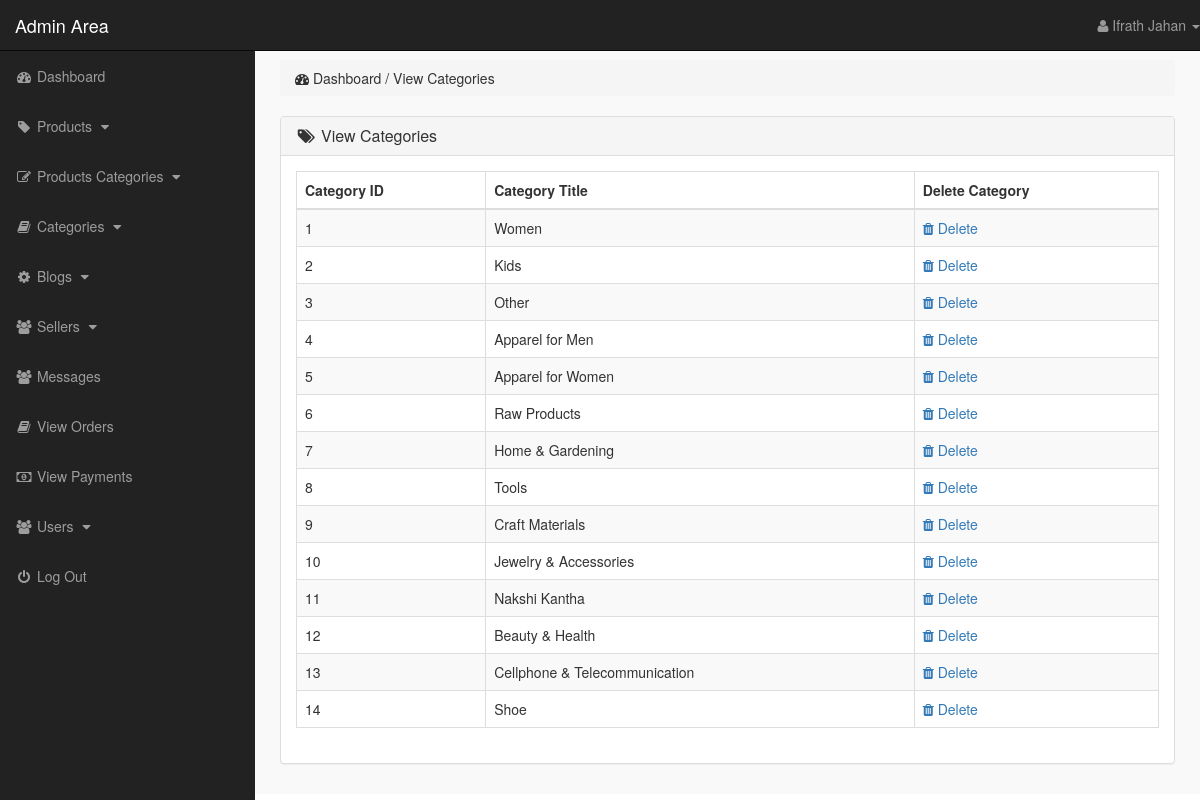
The app's page /admin_area/index.php?view_cats (signed in), older data.
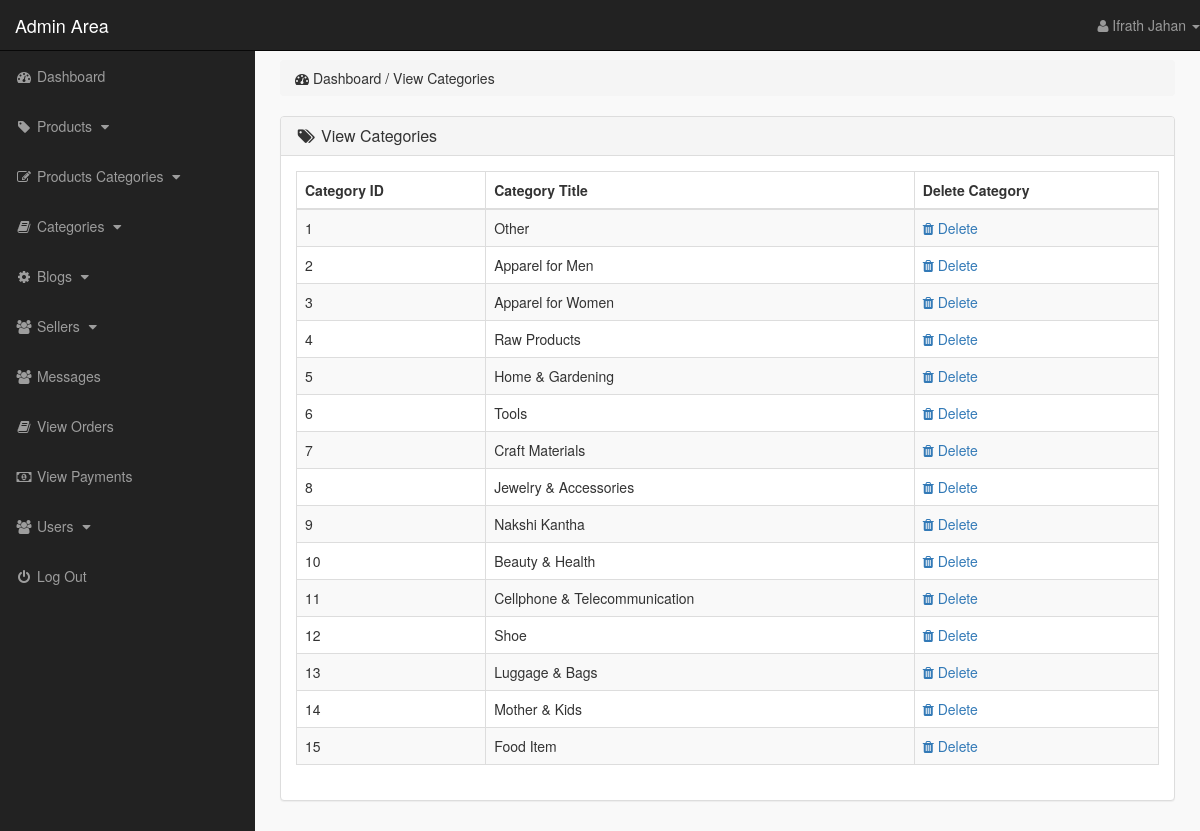
The same page, newer data.
### tables this page shows
CREATE TABLE `categories` (
  `seller` int(111) NOT NULL,
  `cat_id` int(10) NOT NULL,
  `cat_title` text NOT NULL
);

### admin_area/view_cats.php (the view, shortened to what the changed rows need)
<?php
    if(!isset($_SESSION['admin_email'])){
        echo "<script>window.open('login.php','_self')</script>";
    }else{
?>
<div class="row">
    <div class="col-lg-12">
        <div class="panel panel-default">
            <div class="panel-body">
                <div class="table-responsive">
                    <table class="table table-hover table-striped table-bordered">
                        <thead>
                            <tr>
                                <th> Category ID </th>
                                <th> Category Title </th>
                                <th> Delete Category </th>
                            </tr>
                        </thead>
                        <tbody>
                            <?php
                                $i=0;
                                $get_cats = "select * from categories";
                                $run_cats = mysqli_query($con,$get_cats);
                                while($row_cats=mysqli_fetch_array($run_cats)){
                                    $cat_id = $row_cats['cat_id'];
                                    $cat_title = $row_cats['cat_title'];
                                    $i++;
                            ?>
                            <tr>
                                <td> <?php echo $i; ?> </td>
                                <td> <?php echo $cat_title; ?> </td>
                                <td>
                                    <a href="index.php?delete_cat= <?php echo $cat_id; ?> ">
                                        <i class="fa fa-trash"></i> Delete
                                    </a>
                                </td>
                            </tr>
                            <?php } ?>
                        </tbody>
                    </table>
                </div>
            </div>
        </div>
    </div>
</div>
<?php } ?>

### admin_area/includes/sidebar.php (shortened to what the changed rows need)
<?php
    if(!isset($_SESSION['admin_email'])){
        echo "<script>window.open('login.php','_self')</script>";
    }else{
?>
<nav class="navbar navbar-inverse navbar-fixed-top">
    <div class="navbar-header">
        <a href="index.php?dashboard" class="navbar-brand">Admin Area</a>
    </div>
    <ul class="nav navbar-right top-nav">
        <li class="dropdown">
            <a href="#" class="dropdown-toggle" data-toggle="dropdown">
                <i class="fa fa-user"></i> <?php echo $admin_name;  ?> <b class="caret"></b>
            </a>
        </li>
    </ul>
    <div class="collapse navbar-collapse navbar-ex1-collapse">
        <ul class="nav navbar-nav side-nav">
            <li>
                <a href="index.php?dashboard">
                        <i class="fa fa-fw fa-dashboard"></i> Dashboard
                </a>
            </li>
            <li>
                <a href="#" data-toggle="collapse" data-target="#products">
                        <i class="fa fa-fw fa-tag"></i> Products
                        <i class="fa fa-fw fa-caret-down"></i>
                </a>
            </li>
            <li>
                <a href="#" data-toggle="collapse" data-target="#p_cat">
                        <i class="fa fa-fw fa-edit"></i> Products Categories
                        <i class="fa fa-fw fa-caret-down"></i>
                </a>
            </li>
            <li>
                <a href="#" data-toggle="collapse" data-target="#cat">
                        <i class="fa fa-fw fa-book"></i> Categories
                        <i class="fa fa-fw fa-caret-down"></i>
                </a>
            </li>
			<li>
                <a href="#" data-toggle="collapse" data-target="#blogs">
                        <i class="fa fa-fw fa-gear"></i> Blogs
                        <i class="fa fa-fw fa-caret-down"></i>
                </a>
            </li>
            <li>
			    <a href="#" data-toggle="collapse" data-target="#seller">
                        <i class="fa fa-fw fa-users"></i> Sellers
                        <i class="fa fa-fw fa-caret-down"></i>
                </a>
            </li>
            <li>
                <a href="index.php?contact_message">
                    <i class="fa fa-fw fa-users"></i> Messages
                </a>
            </li>
             <li>
                <a href="index.php?view_orders">
                    <i class="fa fa-fw fa-book"></i> View Orders
                </a>
            </li>
            <li>
                <a href="index.php?view_payments">
                    <i class="fa fa-fw fa-money"></i> View Payments
                </a>
            </li>
            <li>
                <a href="#" data-toggle="collapse" data-target="#users">
                        <i class="fa fa-fw fa-users"></i> Users
                        <i class="fa fa-fw fa-caret-down"></i>
                </a>
            </li>
            <li>
                <a href="logout.php">
                    <i class="fa fa-fw fa-power-off"></i> Log Out
                </a>
            </li>
        </ul>
    </div>
</nav>
<?php } ?>

Row changes from the older to the newer data that the page shows:
removed categories: cat_title "Women"
removed categories: cat_title "Kids"
added categories: cat_title "Luggage & Bags"
added categories: cat_title "Mother & Kids"
added categories: cat_title "Food Item"
